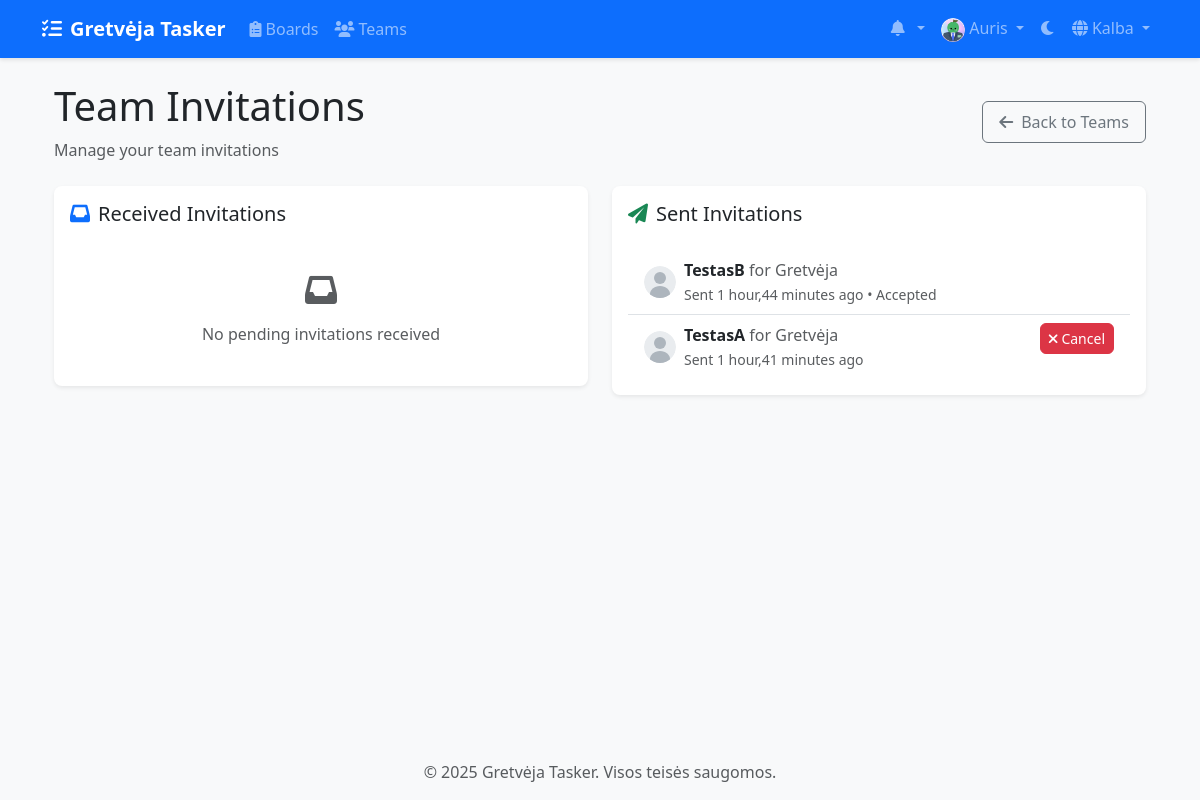
Page /lt/teams/invitations/ (signed in) on the committed database.
### accounts/models.py (models this page shows, shortened)
class CustomUser(AbstractUser):
    email = models.EmailField(_('email address'), unique=True)
    avatar = models.ImageField(upload_to='avatars/', null=True, blank=True)
    bio = models.TextField(max_length=500, blank=True)
    theme_preference = models.CharField(
        max_length=10,
        choices=[('light', 'Light'), ('dark', 'Dark')],
        default='light'
    )
    notification_preferences = models.JSONField(
        default=dict,
        help_text=_('User notification preferences')
    )
    class Meta:
        verbose_name = _('user')
        verbose_name_plural = _('users')

### teams/models.py (models this page shows, shortened)
class TeamInvitation(models.Model):
    STATUS_CHOICES = [
        ('pending', 'Pending'),
        ('accepted', 'Accepted'),
        ('rejected', 'Rejected'),
    ]
    team = models.ForeignKey(Team, on_delete=models.CASCADE, related_name='invitations')
    invited_by = models.ForeignKey(
        settings.AUTH_USER_MODEL,
        on_delete=models.CASCADE,
        related_name='sent_invitations'
    )
    invited_user = models.ForeignKey(
        settings.AUTH_USER_MODEL,
        on_delete=models.CASCADE,
        related_name='received_invitations'
    )
    status = models.CharField(max_length=20, choices=STATUS_CHOICES, default='pending')
    created_at = models.DateTimeField(auto_now_add=True)
    response_date = models.DateTimeField(null=True, blank=True)
    class Meta:
        unique_together = ('team', 'invited_user')

class Team(models.Model):
    name = models.CharField(max_length=100)
    description = models.TextField(blank=True)
    created_at = models.DateTimeField(auto_now_add=True)
    updated_at = models.DateTimeField(auto_now=True)
    owner = models.ForeignKey(
        settings.AUTH_USER_MODEL,
        on_delete=models.CASCADE,
        related_name='owned_teams'
    )
    members = models.ManyToManyField(
        settings.AUTH_USER_MODEL,
        through='TeamMembership',
        related_name='teams'
    )

### teams/views.py (the view)
# urls.py: path('invitations/', views.invitation_list, name='invitation_list'),
@login_required
def invitation_list(request):
    sent_invitations = TeamInvitation.objects.filter(
        invited_by=request.user
    ).select_related('team', 'invited_user')
    received_invitations = TeamInvitation.objects.filter(
        invited_user=request.user
    ).select_related('team', 'invited_by')
    return render(request, 'teams/invitation_list.html', {
        'sent_invitations': sent_invitations,
        'received_invitations': received_invitations
    })

### templates/teams/invitation_list.html (shortened to what this page needs)
{% extends 'base.html' %}
{% load static %}
{% block content %}
<div class="container">
    <div class="d-flex justify-content-between align-items-center mb-4">
        <div>
            <h1 class="mb-2">Team Invitations</h1>
            <p class="text-muted mb-0">Manage your team invitations</p>
        </div>
        <a href="{% url 'teams:team_list' %}" class="btn btn-outline-secondary">
            <i class="fas fa-arrow-left me-2"></i>Back to Teams
        </a>
    </div>
    <div class="row">
        <div class="col-lg-6 mb-4">
            <div class="card shadow-sm">
                <div class="card-body">
                    <h5 class="card-title mb-4">
                        <i class="fas fa-inbox me-2 text-primary"></i>Received Invitations
                    </h5>
                    {% if received_invitations %}
                    <div class="list-group">
                        {% for invitation in received_invitations %}
                        <div class="list-group-item">
                            <div class="d-flex justify-content-between align-items-start">
                                <div class="d-flex align-items-center">
                                    {% if invitation.team.owner.avatar %}
                                        <img src="{{ invitation.team.owner.avatar.url }}" alt="Avatar"
                                             class="rounded-circle me-2" style="width: 32px; height: 32px; object-fit: cover;">
                                    {% else %}
                                        <img src="{% static 'images/default-avatar.svg' %}" alt="Avatar"
                                             class="rounded-circle me-2" style="width: 32px; height: 32px; background-color: #fff;">
                                    {% endif %}
                                    <div>
                                        <div class="fw-bold">{{ invitation.team.name }}</div>
                                        <small class="text-muted">
                                            Invited by {{ invitation.invited_by.username }}
                                            {{ invitation.created_at|timesince }} ago
                                        </small>
                                    </div>
                                </div>
                                <div class="ms-3">
                                    <form method="post" action="{% url 'teams:accept_invitation' invitation_id=invitation.id %}"
                                          class="d-inline">
                                        {% csrf_token %}
                                        <button type="submit" class="btn btn-sm btn-success">
                                            <i class="fas fa-check me-1"></i>Accept
                                        </button>
                                    </form>
                                    <form method="post" action="{% url 'teams:reject_invitation' invitation_id=invitation.id %}"
                                          class="d-inline">
                                        {% csrf_token %}
                                        <button type="submit" class="btn btn-sm btn-danger">
                                            <i class="fas fa-times me-1"></i>Reject
                                        </button>
                                    </form>
                                </div>
                            </div>
                        </div>
                        {% endfor %}
                    </div>
                    {% else %}
                    <div class="text-center text-muted py-4">
                        <i class="fas fa-inbox fa-2x mb-3"></i>
                        <p class="mb-0">No pending invitations received</p>
                    </div>
                    {% endif %}
                </div>
            </div>
        </div>
        <div class="col-lg-6 mb-4">
            <div class="card shadow-sm">
                <div class="card-body">
                    <h5 class="card-title mb-4">
                        <i class="fas fa-paper-plane me-2 text-success"></i>Sent Invitations
                    </h5>
                    {% if sent_invitations %}
                    <div class="list-group">
                        {% for invitation in sent_invitations %}
                        <div class="list-group-item">
                            <div class="d-flex justify-content-between align-items-start">
                                <div class="d-flex align-items-center">
                                    {% if invitation.invited_user.avatar %}
                                        <img src="{{ invitation.invited_user.avatar.url }}" alt="Avatar"
                                             class="rounded-circle me-2" style="width: 32px; height: 32px; object-fit: cover;">
                                    {% else %}
                                        <img src="{% static 'images/default-avatar.svg' %}" alt="Avatar"
                                             class="rounded-circle me-2" style="width: 32px; height: 32px; background-color: #fff;">
                                    {% endif %}
                                    <div>
                                        <div>
                                            <span class="fw-bold">{{ invitation.invited_user.username }}</span>
                                            <span class="text-muted">for {{ invitation.team.name }}</span>
                                        </div>
                                        <small class="text-muted">
                                            Sent {{ invitation.created_at|timesince }} ago
                                            {% if invitation.status != 'pending' %}
                                            • {{ invitation.get_status_display }}
                                            {% endif %}
                                        </small>
                                    </div>
                                </div>
                                {% if invitation.status == 'pending' %}
                                <div class="ms-3">
                                    <form method="post" action="{% url 'teams:cancel_invitation' invitation_id=invitation.id %}"
                                          class="d-inline">
                                        <button type="submit" class="btn btn-sm btn-danger">
                                            <i class="fas fa-times me-1"></i>Cancel
                                        </button>
                                    </form>
                                </div>
                                {% endif %}
                            </div>
                        </div>
                        {% endfor %}
                    </div>
                    {% else %}
                    <div class="text-center text-muted py-4">
                        <i class="fas fa-paper-plane fa-2x mb-3"></i>
                        <p class="mb-0">No invitations sent</p>
                    </div>
                    {% endif %}
                </div>
            </div>
        </div>
    </div>
</div>
{% endblock %}

### templates/base.html (shortened to what this page needs)
{% load static %}
{% load compress %}
{% load i18n %}
<!DOCTYPE html>
<html lang="{{ LANGUAGE_CODE }}" data-bs-theme="light">
<head>
    <link href="https://cdn.jsdelivr.net/npm/bootstrap@5.3.2/dist/css/bootstrap.min.css" rel="stylesheet">
    <link href="https://cdnjs.cloudflare.com/ajax/libs/font-awesome/6.0.0/css/all.min.css" rel="stylesheet">
    <link href="https://cdn.jsdelivr.net/npm/select2@4.1.0-rc.0/dist/css/select2.min.css" rel="stylesheet">
    <link href="https://cdn.jsdelivr.net/npm/select2-bootstrap-5-theme@1.3.0/dist/select2-bootstrap-5-theme.min.css" rel="stylesheet">
    {% compress css %}
    <link href="{% static 'css/style.css' %}" rel="stylesheet">
    {% endcompress %}
</head>
<body>
    <nav class="navbar navbar-expand-lg navbar-dark bg-primary">
        <div class="container">
            <a class="navbar-brand" href="{% url 'home' %}">
                <i class="fas fa-tasks me-2"></i>Gretvėja Tasker
            </a>
            <div class="collapse navbar-collapse" id="navbarNav">
                <ul class="navbar-nav me-auto">
                    {% if user.is_authenticated %}
                        <li class="nav-item">
                            <a class="nav-link" href="{% url 'boards:board_list' %}">
                                <i class="fas fa-clipboard-list me-1"></i>Boards
                            </a>
                        </li>
                        <li class="nav-item">
                            <a class="nav-link" href="{% url 'teams:team_list' %}">
                                <i class="fas fa-users me-1"></i>Teams
                            </a>
                        </li>
                    {% endif %}
                </ul>
                <ul class="navbar-nav">
                    {% if user.is_authenticated %}
                        <li class="nav-item dropdown">
                            <a class="nav-link dropdown-toggle" href="#" id="notificationsDropdown" role="button" data-bs-toggle="dropdown">
                                <i class="fas fa-bell me-1"></i>
                            </a>
                        </li>
                        <li class="nav-item dropdown">
                            <a class="nav-link dropdown-toggle" href="#" id="userDropdown" role="button" data-bs-toggle="dropdown">
                                {% if user.avatar %}
                                    <img src="{{ user.avatar.url }}" alt="Avatar" class="rounded-circle" width="24" height="24">
                                {% else %}
                                    <i class="fas fa-user-circle"></i>
                                {% endif %}
                                {{ user.username }}
                            </a>
                        </li>
                    {% endif %}
                    <li class="nav-item">
                        <button class="btn nav-link" id="theme-toggle">
                            <i class="fas fa-moon"></i>
                        </button>
                    </li>
                    <li class="nav-item dropdown">
                        <a class="nav-link dropdown-toggle" href="#" id="languageDropdown" role="button" data-bs-toggle="dropdown">
                            <i class="fas fa-globe me-1"></i>{% trans "Language" %}
                        </a>
                                {% get_current_language as CURRENT_LANGUAGE %}
                                {% get_available_languages as LANGUAGES %}
                    </li>
                </ul>
            </div>
        </div>
    </nav>
    <main class="container my-4">
        {% block content %}{% endblock %}
    </main>
    <footer class="footer mt-auto py-3 bg-light">
        <div class="container text-center">
            <span class="text-muted">© {% now "Y" %} Gretvėja Tasker. {% trans "All rights reserved." %}</span>
        </div>
    </footer>
</body>
</html>

### static/css/style.css (style rules this page uses)
:root { --primary-color: #0d6efd; --secondary-color: #6c757d; --success-color: #198754; --info-color: #0dcaf0; --warning-color: #ffc107; --danger-color: #dc3545; --light-color: #f8f9fa; --dark-color: #212529; --todo-color: #ff6b6b; --doing-color: #ffd93d; --done-color: #6bcb77; --rejected-color: #4d96ff; }
body { min-height: 100vh; display: flex; flex-direction: column; background-color: var(--bs-gray-100); }
main { flex: 1; }
.navbar { box-shadow: 0 2px 4px rgba(0,0,0,0.1); }
.navbar-brand { font-weight: bold; }
.card { border-radius: 0.5rem; box-shadow: 0 0.125rem 0.25rem rgba(0,0,0,0.075); transition: transform 0.2s ease-in-out; border: none; }
.btn { border-radius: 0.375rem; padding: 0.5rem 1rem; font-weight: 500; transition: all 0.2s ease; }

### templates/teams/invitation_list.html (style rules this page uses)
.list-group-item { border-left: none; border-right: none; }
.list-group-item:first-child { border-top: none; }
.list-group-item:last-child { border-bottom: none; }
.btn-sm { padding: 0.25rem 0.5rem; font-size: 0.875rem; }

### rows in the picture
CustomUser: avatar (picture), username "Auris"
TeamInvitation: invited_user.username "TestasB", team.name "Gretvėja", created_at "1 hour,44 minutes", status "Accepted"
TeamInvitation: invited_user.username "TestasA", team.name "Gretvėja", created_at "1 hour,41 minutes", status "pending" (drawn)
